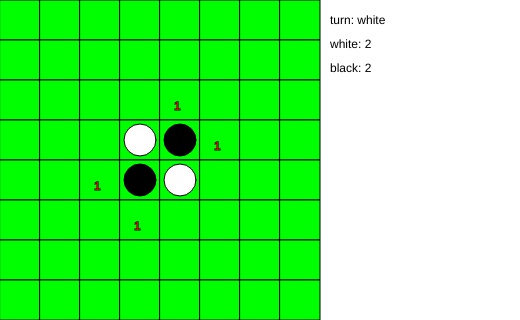
Frame 1 (no input)
Frame 60 (no input): identical to frame 1, image omitted
Frame 120 (the mouse pressed at the canvas centre since frame 60): identical to frame 1, image omitted

The p5.js sketch that drew this single still picture (run headless with seeded random() and noise() and a simulated clock; from frame 60 on, the mouse is pressed at the canvas centre):

// p5.js sketch
// ── sketch.js
/* board variables */
var board;
var col;
var row;
var blank;
var black;
var white;

/* game variables */
var turn;
var num_white;
var num_black;
var aBoard;

/* visual variables */
var info_font;
var info_font_size;
var cell_size;
var stone_size;

/* algorism variables */
var diff = [
  [0, -1], [1, -1], [1, 0], [1, 1],
  [0, 1], [-1, 1], [-1, 0], [-1, -1]
];


function setup() {
  smooth();
  info_font_size = 24;
  textSize(info_font_size);
  blank = 0;
  white = 1;
  black = 2;
  row = 8;
  col = 8;
  cell_size = 40;
  stone_size = int(cell_size*0.8);
  createCanvas(col*cell_size+200, row*cell_size);
  turn = white;
  init_board();
  background(255, 255, 255);
  drawInfo();
  drawBackground();
  drawBoard();
  drawAv();
}

function init_board() {
  board = [[],[],[],[],[],[],[],[]];
  aBoard = [[],[],[],[],[],[],[],[]];

  for (var y=0; y<row; y++) {
    for (var x=0; x<col; x++) {
      board[y][x] = blank;
      aBoard[y][x] = 0;
    }
  }

  board[row/2-1][col/2-1] = white;
  board[row/2  ][col/2  ] = white;
  board[row/2-1][col/2  ] = black;
  board[row/2  ][col/2-1] = black;
  countNum();
  calcAv();
}

function draw() {

}

function mousePressed() {
  var x = parseInt(mouseX/cell_size);
  var y = parseInt(mouseY/cell_size);
  if (0 < getPoints(y, x)) {
    board[y][x] = turn;
    stonesFlip(y, x);
    countNum();
    turnFlip();
    calcAv();
    background(255, 255, 255);
    drawInfo();
    drawBackground();
    drawBoard();
    drawAv();
  }
}

function drawInfo() {
  translate(col*cell_size, 0);
  fill(0, 0, 0);
  if (turn == white) {
    text("turn: white", 10, info_font_size);
  } else {
    text("turn: black", 10, info_font_size);
  }
  text("white: " + num_white, 10, info_font_size*2);
  text("black: " + num_black, 10, info_font_size*3);
  
  translate(-col*cell_size, 0);  
}
function drawBackground() {
  stroke(0, 0, 0);
  fill(0, 255, 0);
  for (var y=0; y<row; y++) {
    for (var x=0; x<col; x++) {
      rect(x*cell_size, y*cell_size, cell_size, cell_size);
    }
  }
}

function drawBoard() {
  for (var y=0; y<row; y++) {
    for (var x=0; x<col; x++) {
      if (board[y][x] == white) {
        fill(255, 255, 255);
        ellipse((x+0.5)*cell_size, (y+0.5)*cell_size, stone_size, stone_size);
      } else if (board[y][x] == black) {
        fill(0, 0, 0);
        ellipse((x+0.5)*cell_size, (y+0.5)*cell_size, stone_size, stone_size);
      }
    }
  }
}

function drawAv() {
  for (var y=0; y<row; y++) {
    for (var x=0; x<col; x++) {
      if (aBoard[y][x] != 0) {
        fill(255, 0, 0);
        text(aBoard[y][x], (x+0.35)*cell_size, (y+0.15)*cell_size+info_font_size);
      }
    }
  }
}



function getPoints(y, x) {
  var sum = 0;
  if (board[y][x] == blank) {
    for (var d=0; d<8; d++) {
      sum = sum + getPoint(y, x, d);
    }
  }
  return sum;
}

function getPoint(y0, x0, d) {
  var success = false;
  var point = 0;
  var dx = diff[d][0];
  var dy = diff[d][1];
  var x = x0 + dx;
  var y = y0 + dy;
  while (0<=x && x<col && 0<=y && y<row) {
    if (board[y][x] == turn) {
      success = true;
      break;
    } else if (board[y][x] == blank) {
      break;
    }
    point++;
    x = x + dx;
    y = y + dy;
  }
  if (success == false) {
    point = 0;
  }
  return point;
}

function stonesFlip(y, x) {
  for (var d=0; d<8; d++) {
    if (0 < getPoint(y, x, d)) {
      lineFlip(y, x, d);
    }
  }
}

function lineFlip(y0, x0, d) {
  var dx = diff[d][0];
  var dy = diff[d][1];
  var x = x0 + dx;
  var y = y0 + dy;
  while (board[y][x] != turn) {
    board[y][x] = turn;
    x = x + dx;
    y = y + dy;
  }
}

function countNum() {
  var w = 0;
  var b = 0;
  for (var y=0; y<row; y++) {
    for (var x=0; x<col; x++) {
      if (board[y][x] == white) {
        w++;
      } else if (board[y][x] == black) {
        b++;
      }
    }
  }
  num_white = w;
  num_black = b;
}

function calcAv() {
  for (var y=0; y<row; y++) {
    for (var x=0; x<col; x++) {
      aBoard[y][x] = getPoints(y, x);
    }
  }
}

function turnFlip() {
  if (turn == white) {
    turn = black;
  } else {
    turn = white;
  }
}
